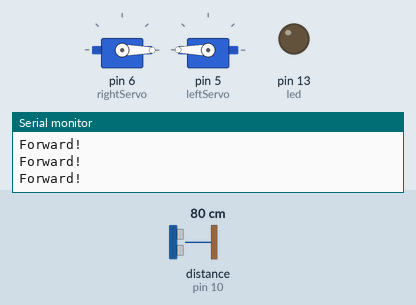
A sketch run on a simulated Arduino Uno, built with avr-gcc and run on an emulated ATmega328P. On the bench: 2 × servo, output pins drawn as LEDs (lit = HIGH), the last lines printed to the serial monitor. Wiring (inferred from the names in the program): ultrasonic range finder: trigger pin 8; echo pin 10. The inputs (shaded band) are chosen by the test bench; at power-on: distance to the obstacle (sensor on pin 10) 80 cm. The echo pulse lasts 58.3 µs per cm; random numbers use the default seed unless the sketch sets one; pins used as bus, display or sensor lines are not drawn.

Above: at 1.2 s.
1.3 s: distance to the obstacle (sensor on pin 10) set to 29 cm
2.8 s: distance to the obstacle (sensor on pin 10) set to 23 cm
At 4.0 s:
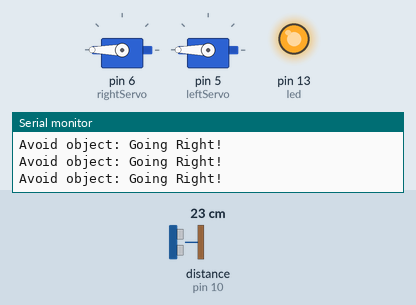
4.3 s: distance to the obstacle (sensor on pin 10) set to 35 cm
At 5.4 s:
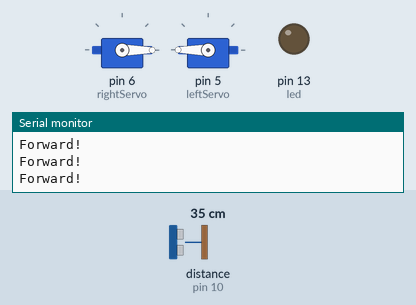
5.8 s: distance to the obstacle (sensor on pin 10) set to 2 cm
At 6.2 s:
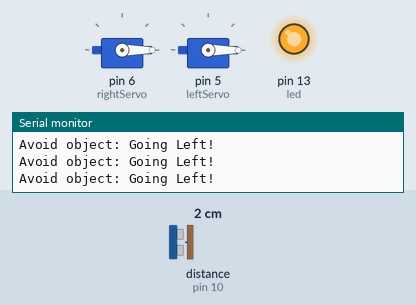
7.3 s: distance to the obstacle (sensor on pin 10) set to 60 cm
At 7.8 s:
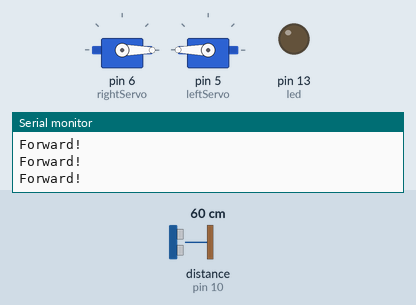
Timing chart, 0 to 9.8 s (numbered marks = the images above; inputs shaded):
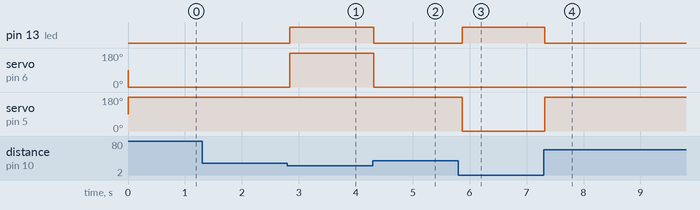

Measured:
- the behaviour switches between 27 and 26 cm on distance to the obstacle (sensor on pin 10) (found by bisection; images 0 and 1)
- after the input at 2.8 s, pin 13 (led): LOW → HIGH at once; servo on pin 6 (rightServo): 0° → 180° at once
- after the input at 4.3 s, pin 13 (led): HIGH → LOW at once; servo on pin 6 (rightServo): 180° → 0° at once
- after the input at 5.8 s, pin 13 (led): LOW → HIGH after 0.07 s; servo on pin 5 (leftServo): 180° → 0° after 0.07 s
- after the input at 7.3 s, pin 13 (led): HIGH → LOW at once; servo on pin 5 (leftServo): 0° → 180° at once

The sketch:

ServoBot_4pin_h.ino
```cpp
//Include the servo library.
#include <Servo.h>

//Assign servo objects
Servo rightServo;
Servo leftServo;

//Assign variable for LED
const int led = 13;

//Assign variables for sonic sensor
const int trigger = 8;
const int echo = 10;

//Assign variables for servo directions
//Max is 180 and turns the servo one direction.
//Min is 0 and turns the servo the other direction.
//Middle is 90 and prevents the servo from moving in either direction.
//The following assignments can be adjusted to trim the servo.
const int rightForward = 0;
const int rightBackward = 180;

const int leftForward = 180;
const int leftBackward = 0;

const int brake = 90;

//Assign variables for range detection
//Objects within 25 centimetes will trigger the robot to do something.
int distance = 25;

//Random variable to be used for turning logic.
int r = 0;

//Setup Loop
void setup()
{
  //Start Serial connection for troubleshooting.
  Serial.begin(9600);

  //Assign pins to servo objects.
  rightServo.attach(6);
  leftServo.attach(5);

  //Sets pin 13 as an ouput for an indicator light.
  pinMode(led, OUTPUT);

  //Set pin 10 as an input for the echo from the sonic sensor.
  pinMode(echo, INPUT);
}

//Main Loop
void loop()
{
  //Do a ping, get the range, and assign a new range variable.
  int range = findRange();

  //Print the detected range to the serial port for troubleshooting.
  //Serial.println(range);

  //Check the range value. If equal to 0 randomly generate a 1 or a 2 and assign that value to the r variable.
  if(r == 0)
  {
    r = random(1,3);
  }

  //Avoidance Logic
  if(range <= distance)
  {
    //Stop, pivot, and run! Zombies!!!
    digitalWrite(led, HIGH);
    Serial.print("Avoid object: ");

    //Look at the r value and if it is equal to 1 go left or if it's equal to 2 go right.
    if(r == 1)
    {
       left();
       Serial.println("Going Left!");
    }
    else if (r == 2)
    {
      right();
      Serial.println("Going Right!");
    }
  }
  else
  {
    //Toodaloo along, all is well.
    forward();
    Serial.println("Forward!");

    //Turns LED off.
    digitalWrite(13,LOW);

    //Reset the r variable to 0;
    r = 0;
  }

    //Small delay to give the robot time to move.
    delay(75);
}

int findRange()
{
  // establish variables for duration of the ping,
  // and the distance result in centimeters:
  long duration, cm;

  // The PING))) is triggered by a HIGH pulse of 2 or more microseconds.
  // Give a short LOW pulse beforehand to ensure a clean HIGH pulse:
  pinMode(trigger, OUTPUT);
  digitalWrite(trigger, LOW);
  delayMicroseconds(2);
  digitalWrite(trigger, HIGH);
  delayMicroseconds(5);
  digitalWrite(trigger, LOW);

  // The same pin is used to read the signal from the PING))): a HIGH
  // pulse whose duration is the time (in microseconds) from the sending
  // of the ping to the reception of its echo off of an object.
  duration = pulseIn(echo, HIGH);

  //Calculate distance in centimeters
  cm = microsecondsToCentimeters(duration);

  //Returns the value of the range.
  return cm;
}

//This function does the math to calculate the distance of the object in centimeters
long microsecondsToCentimeters(long microseconds)
{
  // The speed of sound is 340 m/s or 29 microseconds per centimeter.
  // The ping travels out and back, so to find the distance of the
  // object we take half of the distance travelled.
  return microseconds / 29 / 2;
}

//Moves the robot forward
void forward()
{
   rightServo.write(rightForward);
   leftServo.write(leftForward);
}

//Moves the robot backward
void backward()
{
   rightServo.write(rightBackward);
   leftServo.write(leftBackward);
}

//Pivots the robot to the left
void left()
{
   rightServo.write(rightForward);
   leftServo.write(leftBackward);
}

//Pivots the robot to the right
void right()
{
   rightServo.write(rightBackward);
   leftServo.write(leftForward);
}

//Stops the robot.
void allStop()
{
   rightServo.write(brake);
   leftServo.write(brake);
}
```
